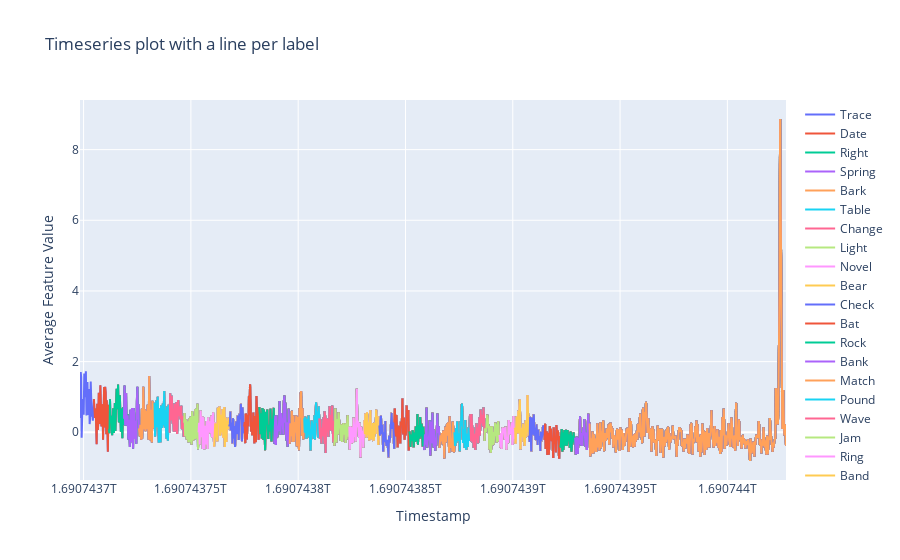

Here is the notebook cell this chart was saved with:
### Code cell
import pandas as pd
import plotly.graph_objects as go

# Convert labels and data into DataFrame
df = pd.DataFrame({
    'Timestamp': timestamps.flatten(),
    'Label': y.flatten(),  # convert back to original labels
    'Average Feature Value': np.mean(X[:, :, :-1], axis=-1).flatten()  # calculate mean across the last dimension (excluding timestamp)
})

# Group by label and calculate mean at each timestamp
df_grouped = df.groupby(['Timestamp', 'Label']).mean().reset_index()

# Initialize a plotly figure
fig = go.Figure()

# Add a line for each label
for label in df_grouped['Label'].unique():
    df_label = df_grouped[df_grouped['Label'] == label]
    fig.add_trace(go.Scatter(
        x=df_label['Timestamp'],  # use the timestamps for the x-axis
        y=df_label['Average Feature Value'],  # use the averaged feature values for the y-axis
        mode='lines',
        name=label
    ))

fig.update_layout(
    title='Timeseries plot with a line per label',
    xaxis_title='Timestamp',
    yaxis_title='Average Feature Value',
)

fig.show()

### Figure 1 — Plotly figure (JSON) as saved in the notebook; plotly's stock layout.template omitted (floating-point values rounded to 4 significant figures; data arrays with more than 128 entries replaced by an {"elided": "..."} marker saying what was removed)
{"data": [{"mode": "lines", "name": "Trace", "type": "scatter", "x": {"elided": "1317 int values"}, "y": {"elided": "1317 float values"}}, {"mode": "lines", "name": "Date", "type": "scatter", "x": {"elided": "1291 int values"}, "y": {"elided": "1291 float values"}}, {"mode": "lines", "name": "Right", "type": "scatter", "x": {"elided": "1263 int values"}, "y": {"elided": "1263 float values"}}, {"mode": "lines", "name": "Spring", "type": "scatter", "x": {"elided": "1235 int values"}, "y": {"elided": "1235 float values"}}, {"mode": "lines", "name": "Bark", "type": "scatter", "x": {"elided": "1207 int values"}, "y": {"elided": "1207 float values"}}, {"mode": "lines", "name": "Table", "type": "scatter", "x": {"elided": "1178 int values"}, "y": {"elided": "1178 float values"}}, {"mode": "lines", "name": "Change", "type": "scatter", "x": {"elided": "1150 int values"}, "y": {"elided": "1150 float values"}}, {"mode": "lines", "name": "Light", "type": "scatter", "x": {"elided": "1123 int values"}, "y": {"elided": "1123 float values"}}, {"mode": "lines", "name": "Novel", "type": "scatter", "x": {"elided": "1096 int values"}, "y": {"elided": "1096 float values"}}, {"mode": "lines", "name": "Bear", "type": "scatter", "x": {"elided": "1067 int values"}, "y": {"elided": "1067 float values"}}, {"mode": "lines", "name": "Check", "type": "scatter", "x": {"elided": "1039 int values"}, "y": {"elided": "1039 float values"}}, {"mode": "lines", "name": "Bat", "type": "scatter", "x": {"elided": "1011 int values"}, "y": {"elided": "1011 float values"}}, {"mode": "lines", "name": "Rock", "type": "scatter", "x": {"elided": "983 int values"}, "y": {"elided": "983 float values"}}, {"mode": "lines", "name": "Bank", "type": "scatter", "x": {"elided": "955 int values"}, "y": {"elided": "955 float values"}}, {"mode": "lines", "name": "Match", "type": "scatter", "x": {"elided": "926 int values"}, "y": {"elided": "926 float values"}}, {"mode": "lines", "name": "Pound", "type": "scatter", "x": {"elided": "899 int values"}, "y": {"elided": "899 float values"}}, {"mode": "lines", "name": "Wave", "type": "scatter", "x": {"elided": "871 int values"}, "y": {"elided": "871 float values"}}, {"mode": "lines", "name": "Jam", "type": "scatter", "x": {"elided": "843 int values"}, "y": {"elided": "843 float values"}}, {"mode": "lines", "name": "Ring", "type": "scatter", "x": {"elided": "815 int values"}, "y": {"elided": "815 float values"}}, {"mode": "lines", "name": "Band", "type": "scatter", "x": {"elided": "787 int values"}, "y": {"elided": "787 float values"}}, {"mode": "lines", "name": "Type", "type": "scatter", "x": {"elided": "759 int values"}, "y": {"elided": "759 float values"}}, {"mode": "lines", "name": "Mean", "type": "scatter", "x": {"elided": "731 int values"}, "y": {"elided": "731 float values"}}, {"mode": "lines", "name": "Fall", "type": "scatter", "x": {"elided": "702 int values"}, "y": {"elided": "702 float values"}}, {"mode": "lines", "name": "Leaves", "type": "scatter", "x": {"elided": "676 int values"}, "y": {"elided": "676 float values"}}, {"mode": "lines", "name": "Park", "type": "scatter", "x": {"elided": "647 int values"}, "y": {"elided": "647 float values"}}, {"mode": "lines", "name": "Bow", "type": "scatter", "x": {"elided": "619 int values"}, "y": {"elided": "619 float values"}}, {"mode": "lines", "name": "Scale", "type": "scatter", "x": {"elided": "590 int values"}, "y": {"elided": "590 float values"}}, {"mode": "lines", "name": "Cool", "type": "scatter", "x": {"elided": "563 int values"}, "y": {"elided": "563 float values"}}, {"mode": "lines", "name": "Well", "type": "scatter", "x": {"elided": "535 int values"}, "y": {"elided": "535 float values"}}, {"mode": "lines", "name": "Point", "type": "scatter", "x": {"elided": "507 int values"}, "y": {"elided": "507 float values"}}, {"mode": "lines", "name": "Rose", "type": "scatter", "x": {"elided": "480 int values"}, "y": {"elided": "480 float values"}}, {"mode": "lines", "name": "Model", "type": "scatter", "x": {"elided": "451 int values"}, "y": {"elided": "451 float values"}}, {"mode": "lines", "name": "Pitch", "type": "scatter", "x": {"elided": "422 int values"}, "y": {"elided": "422 float values"}}, {"mode": "lines", "name": "Page", "type": "scatter", "x": {"elided": "394 int values"}, "y": {"elided": "394 float values"}}, {"mode": "lines", "name": "Club", "type": "scatter", "x": {"elided": "367 int values"}, "y": {"elided": "367 float values"}}], "layout": {"title": {"text": "Timeseries plot with a line per label"}, "xaxis": {"title": {"text": "Timestamp"}}, "yaxis": {"title": {"text": "Average Feature Value"}}}}
